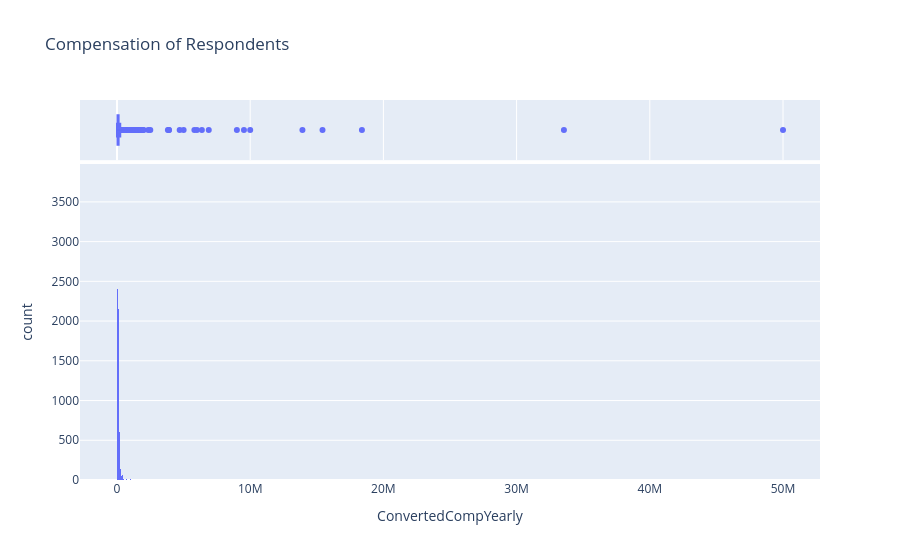

Write notebook code for a chart like this one.
### Code cell
px.histogram(survey_df, x="ConvertedCompYearly", marginal="box", title='Compensation of Respondents')

### Figure 1 — Plotly figure (JSON) as saved in the notebook; plotly's stock layout.template omitted (floating-point values rounded to 4 significant figures; data arrays with more than 128 entries replaced by an {"elided": "..."} marker saying what was removed)
{"data": [{"bingroup": "x", "hovertemplate": "ConvertedCompYearly=%{x}<br>count=%{y}<extra></extra>", "legendgroup": "", "marker": {"color": "#636efa", "pattern": {"shape": ""}}, "name": "", "orientation": "v", "showlegend": false, "type": "histogram", "x": {"elided": "49191 float values"}, "xaxis": "x", "yaxis": "y"}, {"hovertemplate": "ConvertedCompYearly=%{x}<extra></extra>", "legendgroup": "", "marker": {"color": "#636efa"}, "name": "", "notched": true, "showlegend": false, "type": "box", "x": {"elided": "49191 float values"}, "xaxis": "x2", "yaxis": "y2"}], "layout": {"barmode": "relative", "legend": {"tracegroupgap": 0}, "title": {"text": "Compensation of Respondents"}, "xaxis": {"anchor": "y", "domain": [0, 1], "title": {"text": "ConvertedCompYearly"}}, "xaxis2": {"anchor": "y2", "domain": [0, 1], "matches": "x", "showgrid": true, "showticklabels": false}, "yaxis": {"anchor": "x", "domain": [0, 0.8316], "title": {"text": "count"}}, "yaxis2": {"anchor": "x2", "domain": [0.8416, 1], "matches": "y2", "showgrid": false, "showline": false, "showticklabels": false, "ticks": ""}}}
